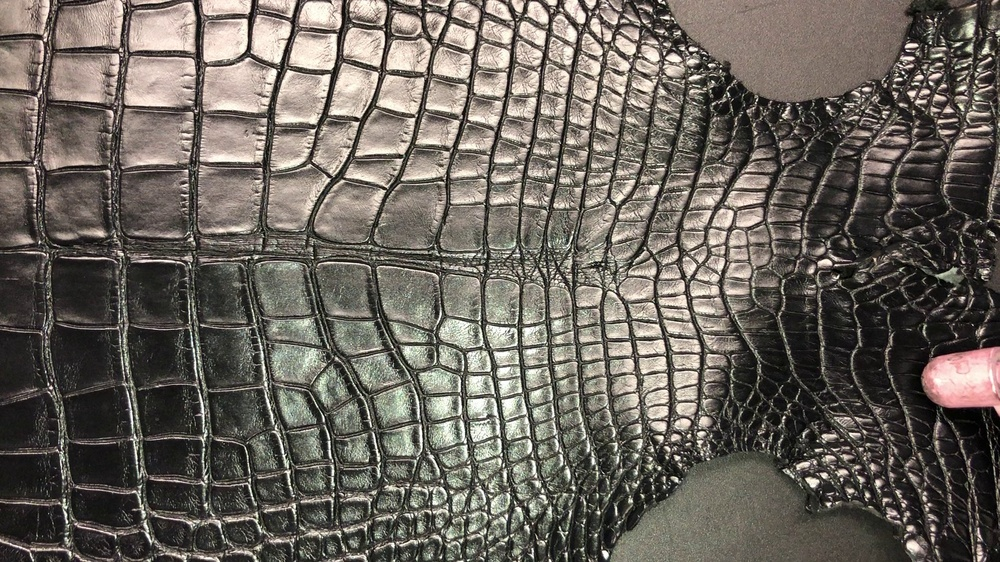
#> input picture app/resources/img1.jpg, 1000 x 562 px, shrunk from 1920 x 1080 before the run, given in place of the camera
$ python lesson8_extract_colors.py
#> lines starting #> are read from the running program, lines starting #| are printed output that depends on the picture; after the words box and inside, x2 and y2 are one past the last pixel; in counts of white or black regions, pixels touching at a corner belong together
import cv2
import numpy as np

flags = [i for i in dir(cv2) if i.startswith('COLOR_')]
print(flags)
print(len(flags))

cap = cv2.VideoCapture(0)

while (1):

    # Take each frame
    _, frame = cap.read()
#> frame is the input picture: shape (562, 1000, 3); mean B, G, R 92.9, 100.5, 106.4

    # Convert BGR to HSV
    hsv = cv2.cvtColor(frame, cv2.COLOR_BGR2HSV)
#> hsv: shape (562, 1000, 3); mean H, S, V 29, 39.2, 107

    # define range of blue color in HSV
    blue_color = np.uint8([[[255, 0, 0]]])
    hsv_blue = cv2.cvtColor(blue_color, cv2.COLOR_BGR2HSV)
    print(hsv_blue)
    lower_blue = np.array([100, 50, 50])
    upper_blue = np.array([140, 255, 255])

    # define range of green color in HSV
    green_color = np.uint8([[[0, 255, 0]]])
    hsv_green = cv2.cvtColor(green_color, cv2.COLOR_BGR2HSV)
    print(hsv_green)
    lower_green = np.array([30, 10, 10])
    upper_green = np.array([90, 255, 255])

    # Threshold the HSV image to get only blue colors
    mask = cv2.inRange(hsv, lower_blue, upper_blue)
#> mask: shape (562, 1000); every value is 0

    # Threshold the HSV image to get only blue and green colors
    mask_b = cv2.inRange(hsv, lower_blue, upper_blue)
    mask_g = cv2.inRange(hsv, lower_green, upper_green)
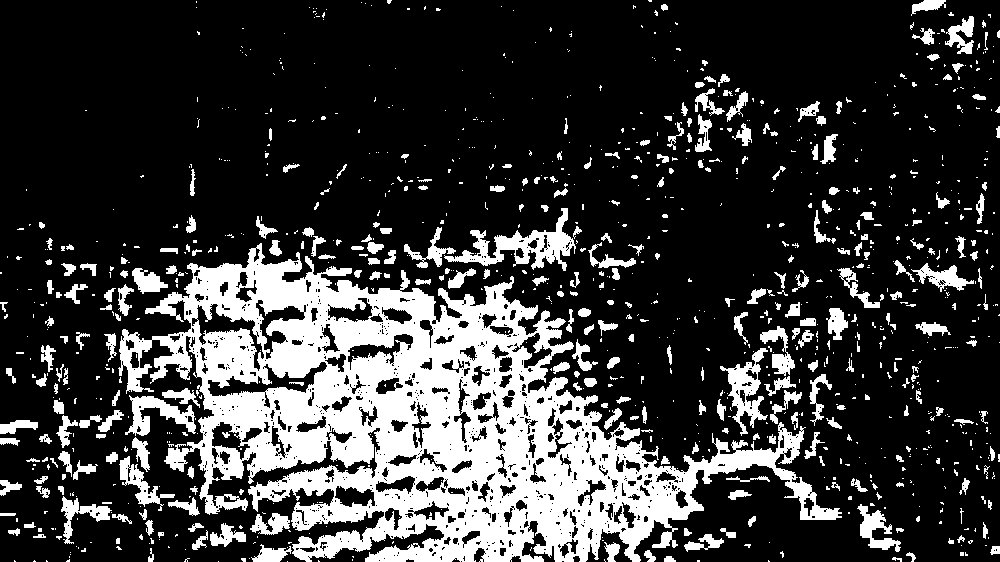
#> mask_g: shape (562, 1000); 22.8% white; 1075 white regions (768 under 20 px), largest, box (x1, y1, x2, y2) and area: (118, 243, 842, 562) 89768, (444, 208, 576, 271) 2579, (720, 348, 768, 436) 1486
    mask_b_and_g = cv2.add(mask_b, mask_g)

    # Bitwise-AND mask and original image
    res = cv2.bitwise_and(frame, frame, mask=mask)
#> res: shape (562, 1000, 3); every value is 0
    res_bg = cv2.bitwise_and(frame, frame, mask=mask_b_and_g)
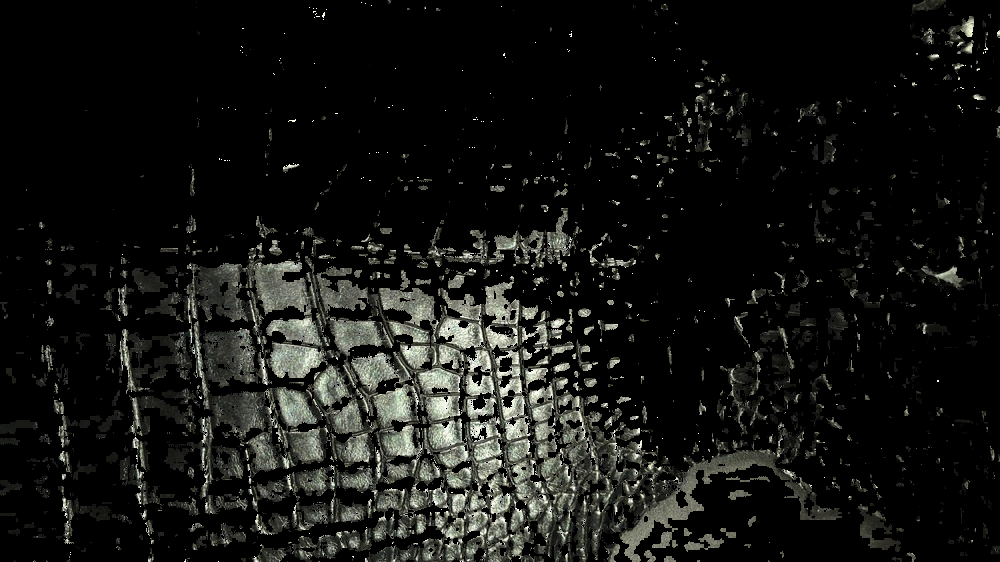
#> res_bg: shape (562, 1000, 3); mean B, G, R 19.2, 21.4, 20.9

    cv2.imshow('frame', frame)
    cv2.imshow('mask', mask)
    cv2.imshow('res', res)  # extract blue objects
    cv2.imshow('res_bg', res_bg)  # extract blue and green objects
    k = cv2.waitKey(5) & 0xFF
#> (key Esc is pressed here)
    if k == 27:
        break

cv2.destroyAllWindows()

$ run again, on app/resources/img3.jpg
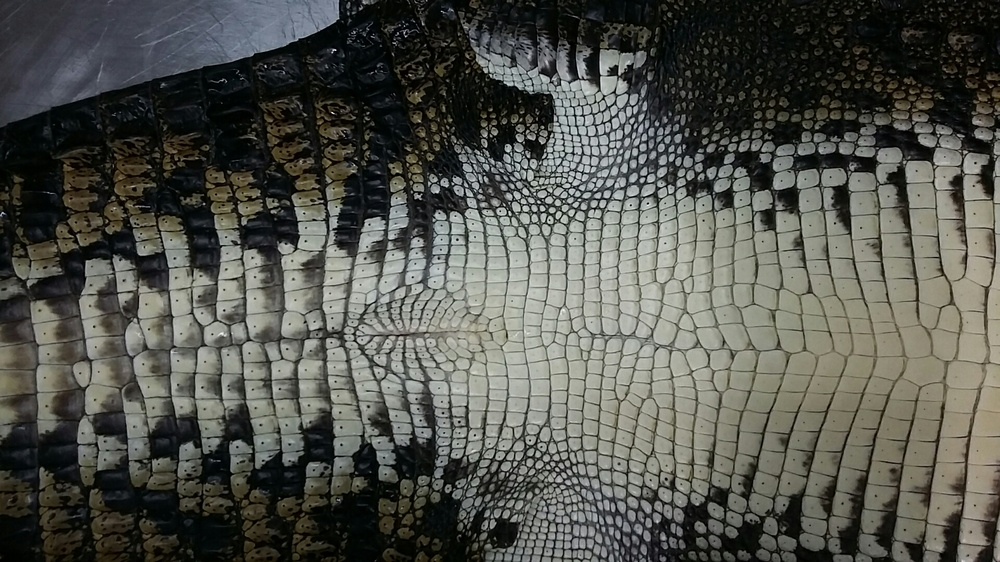
#> input picture app/resources/img3.jpg, 1000 x 562 px, shrunk from 1920 x 1080 before the run, given in place of the camera
#> frame is the input picture: shape (562, 1000, 3); mean B, G, R 77.9, 84.6, 83.4
#> hsv: shape (562, 1000, 3); mean H, S, V 50.4, 60.8, 86.5
#> `mask = cv2.inRange(hsv, lower_blue, upper_blue)`:
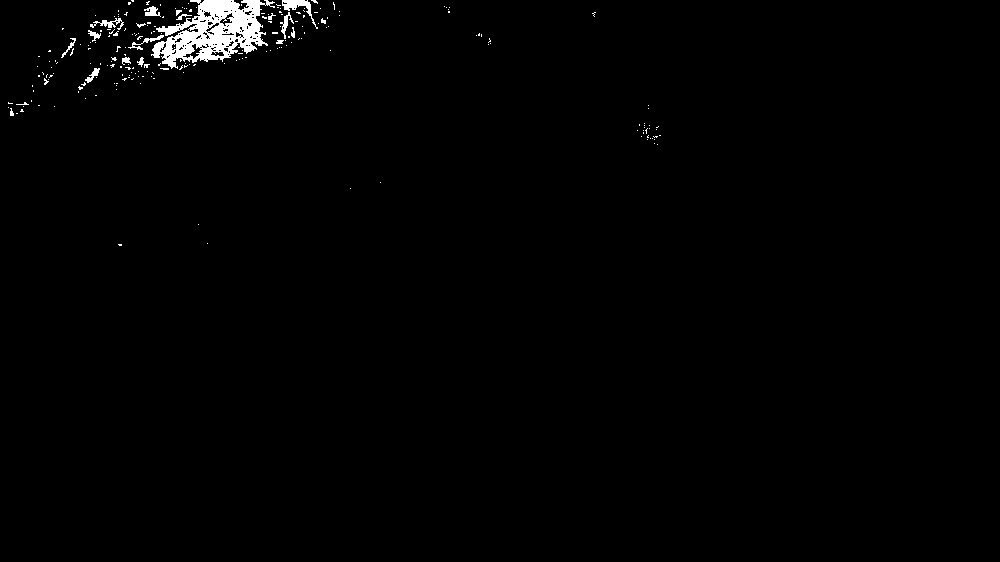
#> mask: shape (562, 1000); 1.1% white; 224 white regions (205 under 20 px), largest, box (x1, y1, x2, y2) and area: (151, 0, 275, 69) 4209, (282, 0, 318, 29) 265, (90, 18, 124, 30) 147
#> mask_g: shape (562, 1000); 47.1% white; 1383 white regions (1169 under 20 px), largest, box (x1, y1, x2, y2) and area: (70, 0, 1000, 562) 223502, (59, 306, 129, 518) 3831, (368, 0, 515, 86) 2587
#> mask_b_and_g: shape (562, 1000); 48.2% white; 1607 white regions (1374 under 20 px), largest, box (x1, y1, x2, y2) and area: (70, 0, 1000, 562) 223502, (151, 0, 275, 69) 4209, (59, 306, 129, 518) 3831
#> `res_bg = cv2.bitwise_and(frame, frame, mask=mask_b_and_g)`:
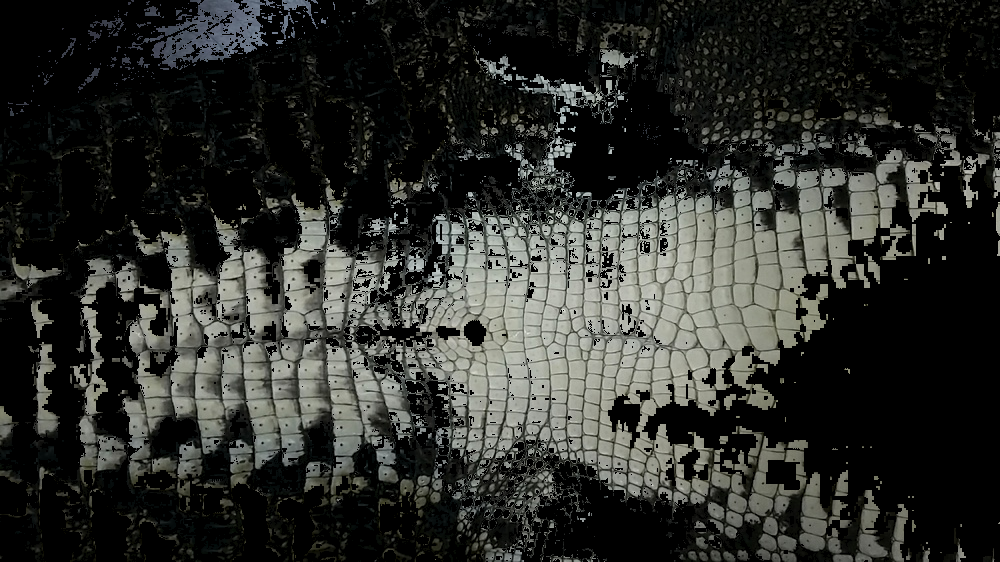
#> res_bg: shape (562, 1000, 3); mean B, G, R 43.3, 46.9, 45.5

$ run again, on app/resources/img4.jpg
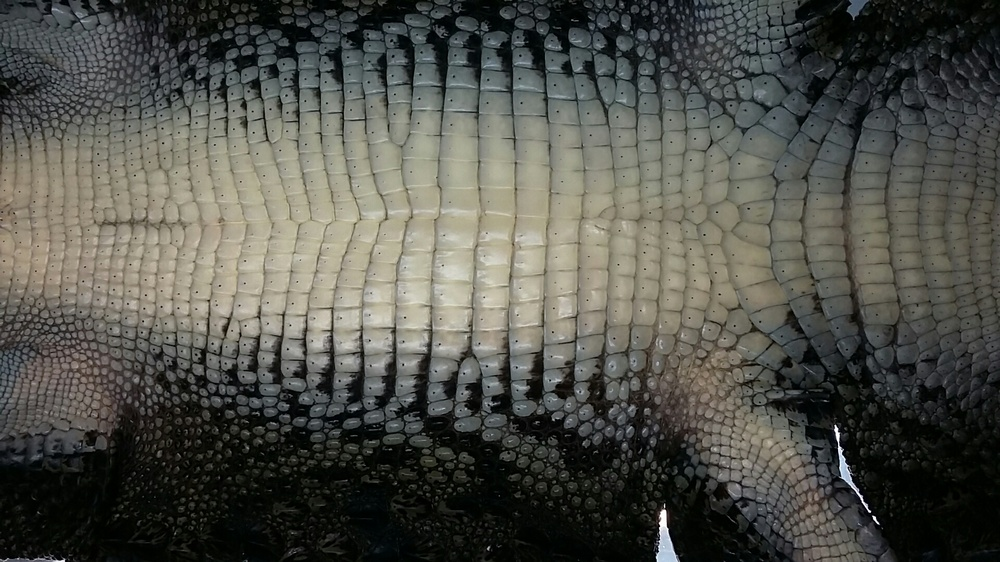
#> input picture app/resources/img4.jpg, 1000 x 562 px, shrunk from 1920 x 1080 before the run, given in place of the camera
#> frame is the input picture: shape (562, 1000, 3); mean B, G, R 74.7, 81.6, 81.1
#> hsv: shape (562, 1000, 3); mean H, S, V 51.2, 60.2, 84
#> `mask = cv2.inRange(hsv, lower_blue, upper_blue)`:
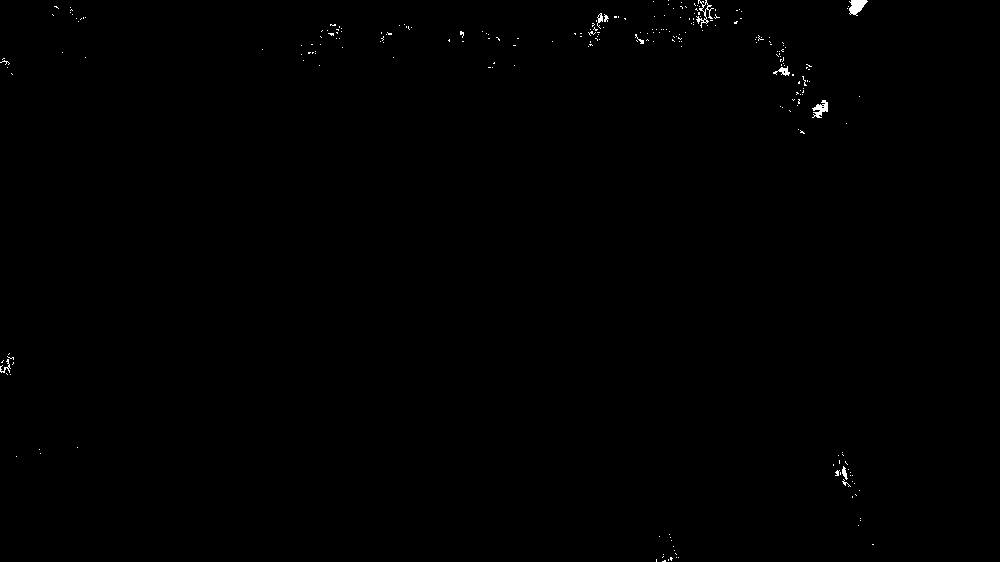
#> mask: shape (562, 1000); 0.24% white; 247 white regions (238 under 20 px), largest, box (x1, y1, x2, y2) and area: (849, 0, 868, 16) 187, (812, 100, 828, 118) 151, (696, 0, 714, 28) 132
#> mask_g: shape (562, 1000); 30.7% white; 1594 white regions (1266 under 20 px), largest, box (x1, y1, x2, y2) and area: (38, 42, 1000, 457) 77590, (117, 328, 720, 562) 39426, (810, 377, 969, 477) 4953
#> `res_bg = cv2.bitwise_and(frame, frame, mask=mask_b_and_g)`:
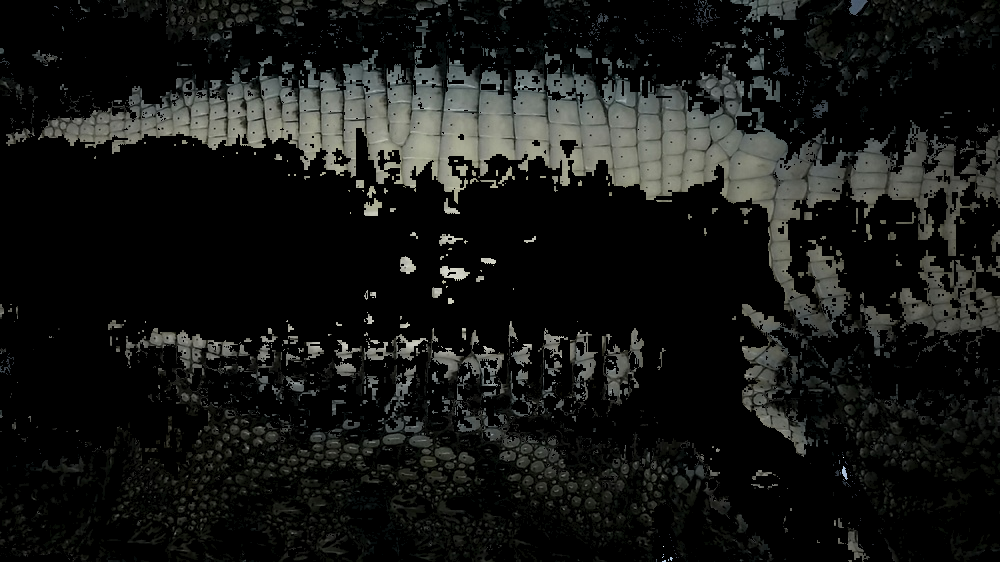
#> res_bg: shape (562, 1000, 3); mean B, G, R 20.9, 22.8, 21.7
